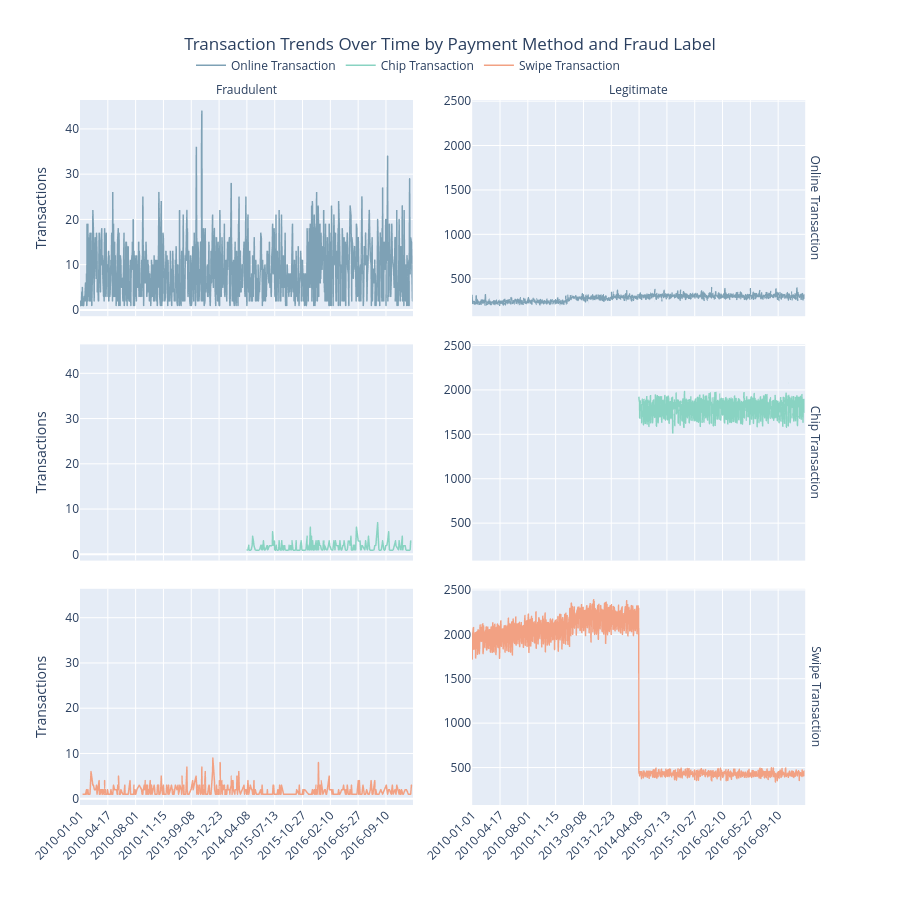

The code cell stored with this chart in its notebook:
### Code cell
ordered_days = chip_evolution_df['day'].unique().sort()

chip_evolution_plot = px.scatter(
    chip_evolution_df,
    x="day",          
    y="len",
    color="use_chip",
    facet_col="target",         
    facet_row="use_chip",   
    facet_row_spacing=0.04,    
    facet_col_spacing=0.08,     
    title="Transaction Trends Over Time by Payment Method and Fraud Label",
    labels={"day": "", "len": "Transactions", "target": "Is Fraud?"},
    color_discrete_map= chip_color,
    category_orders={"use_chip": chip_order},
    custom_data=["target"]     
)

chip_evolution_plot.update_traces(
    mode="lines",               
    line=dict(width=1.5),   
    hovertemplate="<b>Date:</b> %{x|%A, %d %b %Y}<br><b>Transactions:</b> %{y:,}<extra></extra>"
)

chip_evolution_plot.update_yaxes(
    showspikes=True, spikemode='across', spikethickness=1, spikedash='dash', spikecolor="#040404"
)
    
chip_evolution_plot.update_yaxes(matches="y", showticklabels=True, col=1)
chip_evolution_plot.update_yaxes(matches="y2",showticklabels=True, col=2)

chip_evolution_plot.update_xaxes(
    showticklabels=True, tickformat='%b %Y', matches="x", tickangle=-45, nticks=12,
    type='category', categoryorder='array', categoryarray=ordered_days,
    showspikes=True, spikemode='across', spikethickness=1, spikedash='dash', spikecolor="#040404",
) 

chip_evolution_plot.update_xaxes(showticklabels=False, row=2)
chip_evolution_plot.update_xaxes(showticklabels=False, row=3)

chip_evolution_plot.update_layout(
    title_x=0.5,
    width=900, height=900, autosize=False,                
    hovermode="x",     
    legend=dict(title="", orientation="h", yanchor="top", y=1.07, xanchor="left", x=0.15),
)

chip_evolution_plot.for_each_annotation(lambda a: a.update(text=a.text.split('=')[-1]))

chip_evolution_plot.show()

### Figure 1 — Plotly figure (JSON) as saved in the notebook; plotly's stock layout.template omitted (floating-point values rounded to 4 significant figures; data arrays with more than 128 entries replaced by an {"elided": "..."} marker saying what was removed)
{"data": [{"customdata": {"elided": "924x1 str values"}, "hovertemplate": "<b>Date:</b> %{x|%A, %d %b %Y}<br><b>Transactions:</b> %{y:,}<extra></extra>", "legendgroup": "Online Transaction", "line": {"width": 1.5}, "marker": {"color": "#7EA1B5", "symbol": "circle"}, "mode": "lines", "name": "Online Transaction", "showlegend": true, "type": "scattergl", "x": {"elided": "924 str values"}, "xaxis": "x5", "y": {"elided": "924 int values"}, "yaxis": "y5"}, {"customdata": {"elided": "1270x1 str values"}, "hovertemplate": "<b>Date:</b> %{x|%A, %d %b %Y}<br><b>Transactions:</b> %{y:,}<extra></extra>", "legendgroup": "Online Transaction", "line": {"width": 1.5}, "marker": {"color": "#7EA1B5", "symbol": "circle"}, "mode": "lines", "name": "Online Transaction", "showlegend": false, "type": "scattergl", "x": {"elided": "1270 str values"}, "xaxis": "x6", "y": {"elided": "1270 int values"}, "yaxis": "y6"}, {"customdata": {"elided": "217x1 str values"}, "hovertemplate": "<b>Date:</b> %{x|%A, %d %b %Y}<br><b>Transactions:</b> %{y:,}<extra></extra>", "legendgroup": "Chip Transaction", "line": {"width": 1.5}, "marker": {"color": "#89D3C2", "symbol": "circle"}, "mode": "lines", "name": "Chip Transaction", "showlegend": true, "type": "scattergl", "x": {"elided": "217 str values"}, "xaxis": "x3", "y": {"elided": "217 int values"}, "yaxis": "y3"}, {"customdata": {"elided": "633x1 str values"}, "hovertemplate": "<b>Date:</b> %{x|%A, %d %b %Y}<br><b>Transactions:</b> %{y:,}<extra></extra>", "legendgroup": "Chip Transaction", "line": {"width": 1.5}, "marker": {"color": "#89D3C2", "symbol": "circle"}, "mode": "lines", "name": "Chip Transaction", "showlegend": false, "type": "scattergl", "x": {"elided": "633 str values"}, "xaxis": "x4", "y": {"elided": "633 int values"}, "yaxis": "y4"}, {"customdata": {"elided": "443x1 str values"}, "hovertemplate": "<b>Date:</b> %{x|%A, %d %b %Y}<br><b>Transactions:</b> %{y:,}<extra></extra>", "legendgroup": "Swipe Transaction", "line": {"width": 1.5}, "marker": {"color": "#F2A183", "symbol": "circle"}, "mode": "lines", "name": "Swipe Transaction", "showlegend": true, "type": "scattergl", "x": {"elided": "443 str values"}, "xaxis": "x", "y": {"elided": "443 int values"}, "yaxis": "y"}, {"customdata": {"elided": "1270x1 str values"}, "hovertemplate": "<b>Date:</b> %{x|%A, %d %b %Y}<br><b>Transactions:</b> %{y:,}<extra></extra>", "legendgroup": "Swipe Transaction", "line": {"width": 1.5}, "marker": {"color": "#F2A183", "symbol": "circle"}, "mode": "lines", "name": "Swipe Transaction", "showlegend": false, "type": "scattergl", "x": {"elided": "1270 str values"}, "xaxis": "x2", "y": {"elided": "1270 int values"}, "yaxis": "y2"}], "layout": {"annotations": [{"font": {}, "showarrow": false, "text": "Fraudulent", "x": 0.225, "xanchor": "center", "xref": "paper", "y": 1.0, "yanchor": "bottom", "yref": "paper"}, {"font": {}, "showarrow": false, "text": "Legitimate", "x": 0.755, "xanchor": "center", "xref": "paper", "y": 1.0, "yanchor": "bottom", "yref": "paper"}, {"font": {}, "showarrow": false, "text": "Swipe Transaction", "textangle": 90, "x": 0.98, "xanchor": "left", "xref": "paper", "y": 0.1533, "yanchor": "middle", "yref": "paper"}, {"font": {}, "showarrow": false, "text": "Chip Transaction", "textangle": 90, "x": 0.98, "xanchor": "left", "xref": "paper", "y": 0.5, "yanchor": "middle", "yref": "paper"}, {"font": {}, "showarrow": false, "text": "Online Transaction", "textangle": 90, "x": 0.98, "xanchor": "left", "xref": "paper", "y": 0.8467, "yanchor": "middle", "yref": "paper"}], "autosize": false, "height": 900, "hovermode": "x", "legend": {"orientation": "h", "title": {"text": ""}, "tracegroupgap": 0, "x": 0.15, "xanchor": "left", "y": 1.07, "yanchor": "top"}, "title": {"text": "Transaction Trends Over Time by Payment Method and Fraud Label", "x": 0.5}, "width": 900, "xaxis": {"anchor": "y", "autorange": true, "categoryarray": {"elided": "1270 str values"}, "categoryorder": "array", "domain": [0, 0.45], "matches": "x", "nticks": 12, "range": [0, 1269], "showspikes": true, "showticklabels": true, "spikecolor": "#040404", "spikedash": "dash", "spikemode": "across", "spikethickness": 1, "tickangle": -45, "tickformat": "%b %Y", "title": {"text": ""}, "type": "category"}, "xaxis2": {"anchor": "y2", "autorange": true, "categoryarray": {"elided": "1270 str values"}, "categoryorder": "array", "domain": [0.53, 0.98], "matches": "x", "nticks": 12, "range": [0, 1269], "showspikes": true, "showticklabels": true, "spikecolor": "#040404", "spikedash": "dash", "spikemode": "across", "spikethickness": 1, "tickangle": -45, "tickformat": "%b %Y", "title": {"text": ""}, "type": "category"}, "xaxis3": {"anchor": "y3", "autorange": true, "categoryarray": {"elided": "1270 str values"}, "categoryorder": "array", "domain": [0, 0.45], "matches": "x", "nticks": 12, "range": [0, 1269], "showspikes": true, "showticklabels": false, "spikecolor": "#040404", "spikedash": "dash", "spikemode": "across", "spikethickness": 1, "tickangle": -45, "tickformat": "%b %Y", "type": "category"}, "xaxis4": {"anchor": "y4", "autorange": true, "categoryarray": {"elided": "1270 str values"}, "categoryorder": "array", "domain": [0.53, 0.98], "matches": "x", "nticks": 12, "range": [0, 1269], "showspikes": true, "showticklabels": false, "spikecolor": "#040404", "spikedash": "dash", "spikemode": "across", "spikethickness": 1, "tickangle": -45, "tickformat": "%b %Y", "type": "category"}, "xaxis5": {"anchor": "y5", "autorange": true, "categoryarray": {"elided": "1270 str values"}, "categoryorder": "array", "domain": [0, 0.45], "matches": "x", "nticks": 12, "range": [0, 1269], "showspikes": true, "showticklabels": false, "spikecolor": "#040404", "spikedash": "dash", "spikemode": "across", "spikethickness": 1, "tickangle": -45, "tickformat": "%b %Y", "type": "category"}, "xaxis6": {"anchor": "y6", "autorange": true, "categoryarray": {"elided": "1270 str values"}, "categoryorder": "array", "domain": [0.53, 0.98], "matches": "x", "nticks": 12, "range": [0, 1269], "showspikes": true, "showticklabels": false, "spikecolor": "#040404", "spikedash": "dash", "spikemode": "across", "spikethickness": 1, "tickangle": -45, "tickformat": "%b %Y", "type": "category"}, "yaxis": {"anchor": "x", "autorange": true, "domain": [0, 0.3067], "matches": "y", "range": [-1.389, 46.39], "showspikes": true, "showticklabels": true, "spikecolor": "#040404", "spikedash": "dash", "spikemode": "across", "spikethickness": 1, "title": {"text": "Transactions"}, "type": "linear"}, "yaxis2": {"anchor": "x2", "autorange": true, "domain": [0, 0.3067], "matches": "y2", "range": [78.28, 2513.0], "showspikes": true, "showticklabels": true, "spikecolor": "#040404", "spikedash": "dash", "spikemode": "across", "spikethickness": 1, "type": "linear"}, "yaxis3": {"anchor": "x3", "autorange": true, "domain": [0.3467, 0.6533], "matches": "y", "range": [-1.389, 46.39], "showspikes": true, "showticklabels": true, "spikecolor": "#040404", "spikedash": "dash", "spikemode": "across", "spikethickness": 1, "title": {"text": "Transactions"}, "type": "linear"}, "yaxis4": {"anchor": "x4", "autorange": true, "domain": [0.3467, 0.6533], "matches": "y2", "range": [78.28, 2513.0], "showspikes": true, "showticklabels": true, "spikecolor": "#040404", "spikedash": "dash", "spikemode": "across", "spikethickness": 1, "type": "linear"}, "yaxis5": {"anchor": "x5", "autorange": true, "domain": [0.6933, 1.0], "matches": "y", "range": [-1.389, 46.39], "showspikes": true, "showticklabels": true, "spikecolor": "#040404", "spikedash": "dash", "spikemode": "across", "spikethickness": 1, "title": {"text": "Transactions"}, "type": "linear"}, "yaxis6": {"anchor": "x6", "autorange": true, "domain": [0.6933, 1.0], "matches": "y2", "range": [78.28, 2513.0], "showspikes": true, "showticklabels": true, "spikecolor": "#040404", "spikedash": "dash", "spikemode": "across", "spikethickness": 1, "type": "linear"}}}
